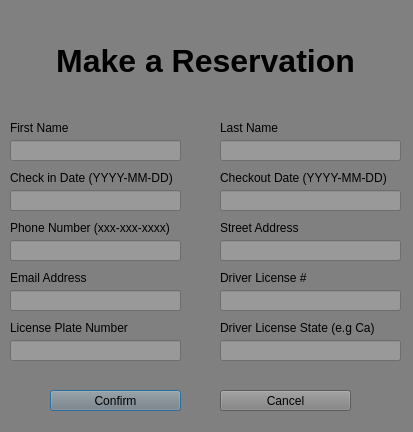
<?xml version="1.0" encoding="UTF-8"?>
<ui version="4.0">
 <class>Reservations</class>
 <widget class="QDialog" name="Reservations">
  <property name="geometry">
   <rect>
    <x>0</x>
    <y>0</y>
    <width>413</width>
    <height>432</height>
   </rect>
  </property>
  <property name="windowTitle">
   <string>Dialog</string>
  </property>
  <property name="styleSheet">
   <string notr="true">background-color: grey</string>
  </property>
  <widget class="QPushButton" name="ConfirmButton">
   <property name="geometry">
    <rect>
     <x>50</x>
     <y>390</y>
     <width>131</width>
     <height>21</height>
    </rect>
   </property>
   <property name="text">
    <string>Confirm</string>
   </property>
  </widget>
  <widget class="QLineEdit" name="CheckoutField">
   <property name="geometry">
    <rect>
     <x>220</x>
     <y>190</y>
     <width>181</width>
     <height>21</height>
    </rect>
   </property>
   <property name="styleSheet">
    <string notr="true">background-color: #999999</string>
   </property>
  </widget>
  <widget class="QLineEdit" name="FNameField">
   <property name="geometry">
    <rect>
     <x>10</x>
     <y>140</y>
     <width>171</width>
     <height>21</height>
    </rect>
   </property>
   <property name="styleSheet">
    <string notr="true">background-color: #999999</string>
   </property>
  </widget>
  <widget class="QLabel" name="label_10">
   <property name="geometry">
    <rect>
     <x>220</x>
     <y>320</y>
     <width>171</width>
     <height>16</height>
    </rect>
   </property>
   <property name="text">
    <string>Driver License State (e.g Ca)</string>
   </property>
  </widget>
  <widget class="QLineEdit" name="PhoneField">
   <property name="geometry">
    <rect>
     <x>10</x>
     <y>240</y>
     <width>171</width>
     <height>21</height>
    </rect>
   </property>
   <property name="styleSheet">
    <string notr="true">background-color: #999999</string>
   </property>
  </widget>
  <widget class="QLabel" name="label">
   <property name="geometry">
    <rect>
     <x>0</x>
     <y>30</y>
     <width>411</width>
     <height>61</height>
    </rect>
   </property>
   <property name="font">
    <font>
     <pointsize>24</pointsize>
     <weight>75</weight>
     <bold>true</bold>
    </font>
   </property>
   <property name="text">
    <string>Make a Reservation</string>
   </property>
   <property name="alignment">
    <set>Qt::AlignCenter</set>
   </property>
  </widget>
  <widget class="QPushButton" name="CancelButton">
   <property name="geometry">
    <rect>
     <x>220</x>
     <y>390</y>
     <width>131</width>
     <height>21</height>
    </rect>
   </property>
   <property name="text">
    <string>Cancel</string>
   </property>
  </widget>
  <widget class="QLabel" name="label_5">
   <property name="geometry">
    <rect>
     <x>220</x>
     <y>170</y>
     <width>171</width>
     <height>16</height>
    </rect>
   </property>
   <property name="text">
    <string>Checkout Date (YYYY-MM-DD)</string>
   </property>
  </widget>
  <widget class="QLabel" name="label_6">
   <property name="geometry">
    <rect>
     <x>10</x>
     <y>220</y>
     <width>171</width>
     <height>16</height>
    </rect>
   </property>
   <property name="text">
    <string>Phone Number (xxx-xxx-xxxx)</string>
   </property>
  </widget>
  <widget class="QLineEdit" name="LicensePlateField">
   <property name="geometry">
    <rect>
     <x>10</x>
     <y>340</y>
     <width>171</width>
     <height>21</height>
    </rect>
   </property>
   <property name="styleSheet">
    <string notr="true">background-color: #999999</string>
   </property>
  </widget>
  <widget class="QLabel" name="label_7">
   <property name="geometry">
    <rect>
     <x>220</x>
     <y>220</y>
     <width>171</width>
     <height>16</height>
    </rect>
   </property>
   <property name="text">
    <string>Street Address</string>
   </property>
  </widget>
  <widget class="QLabel" name="label_3">
   <property name="geometry">
    <rect>
     <x>220</x>
     <y>120</y>
     <width>91</width>
     <height>16</height>
    </rect>
   </property>
   <property name="text">
    <string>Last Name</string>
   </property>
  </widget>
  <widget class="QLineEdit" name="CheckInField">
   <property name="geometry">
    <rect>
     <x>10</x>
     <y>190</y>
     <width>171</width>
     <height>21</height>
    </rect>
   </property>
   <property name="styleSheet">
    <string notr="true">background-color: #999999</string>
   </property>
  </widget>
  <widget class="QLineEdit" name="LNameField">
   <property name="geometry">
    <rect>
     <x>220</x>
     <y>140</y>
     <width>181</width>
     <height>21</height>
    </rect>
   </property>
   <property name="styleSheet">
    <string notr="true">background-color: #999999</string>
   </property>
  </widget>
  <widget class="QLabel" name="label_2">
   <property name="geometry">
    <rect>
     <x>10</x>
     <y>120</y>
     <width>91</width>
     <height>16</height>
    </rect>
   </property>
   <property name="text">
    <string>First Name</string>
   </property>
  </widget>
  <widget class="QLabel" name="label_4">
   <property name="geometry">
    <rect>
     <x>10</x>
     <y>170</y>
     <width>171</width>
     <height>16</height>
    </rect>
   </property>
   <property name="text">
    <string>Check in Date (YYYY-MM-DD)</string>
   </property>
  </widget>
  <widget class="QLineEdit" name="AddressField">
   <property name="geometry">
    <rect>
     <x>220</x>
     <y>240</y>
     <width>181</width>
     <height>21</height>
    </rect>
   </property>
   <property name="styleSheet">
    <string notr="true">background-color: #999999</string>
   </property>
  </widget>
  <widget class="QLineEdit" name="IDNumField">
   <property name="geometry">
    <rect>
     <x>220</x>
     <y>290</y>
     <width>181</width>
     <height>21</height>
    </rect>
   </property>
   <property name="styleSheet">
    <string notr="true">background-color: #999999</string>
   </property>
  </widget>
  <widget class="QLabel" name="label_8">
   <property name="geometry">
    <rect>
     <x>10</x>
     <y>270</y>
     <width>171</width>
     <height>16</height>
    </rect>
   </property>
   <property name="text">
    <string>Email Address</string>
   </property>
  </widget>
  <widget class="QLabel" name="label_9">
   <property name="geometry">
    <rect>
     <x>220</x>
     <y>270</y>
     <width>171</width>
     <height>16</height>
    </rect>
   </property>
   <property name="text">
    <string>Driver License #</string>
   </property>
  </widget>
  <widget class="QLabel" name="label_11">
   <property name="geometry">
    <rect>
     <x>10</x>
     <y>320</y>
     <width>171</width>
     <height>16</height>
    </rect>
   </property>
   <property name="text">
    <string>License Plate Number</string>
   </property>
  </widget>
  <widget class="QLineEdit" name="EmailField">
   <property name="geometry">
    <rect>
     <x>10</x>
     <y>290</y>
     <width>171</width>
     <height>21</height>
    </rect>
   </property>
   <property name="styleSheet">
    <string notr="true">background-color: #999999</string>
   </property>
  </widget>
  <widget class="QLineEdit" name="IDStateField">
   <property name="geometry">
    <rect>
     <x>220</x>
     <y>340</y>
     <width>181</width>
     <height>21</height>
    </rect>
   </property>
   <property name="styleSheet">
    <string notr="true">background-color: #999999</string>
   </property>
  </widget>
 </widget>
 <resources/>
 <connections/>
</ui>
